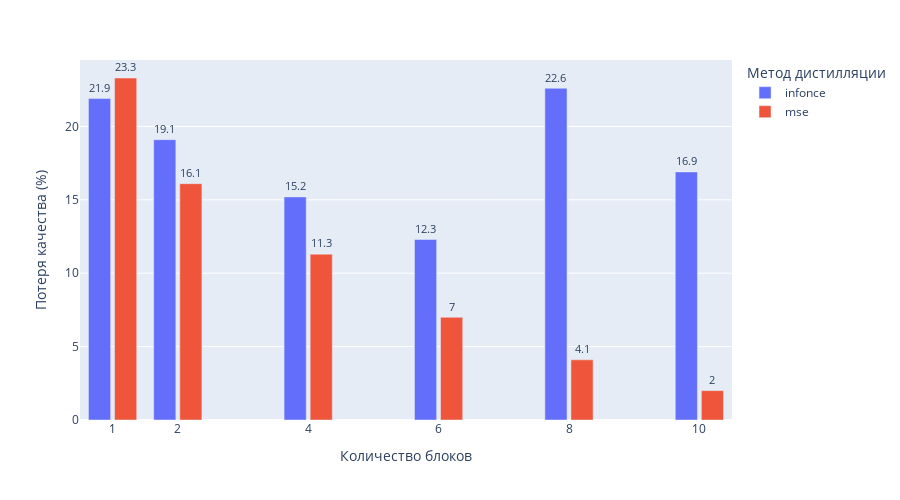

Notebook cell for this chart:
### Code cell
task = 'PI'

fig = px.bar(data,
             x="Количество блоков",
             y=task,
             color='Метод дистилляции',
             barmode="group",
             text=task,
             height=500,
             width=900,
             labels={task: "Потеря качества (%)"}
             )
fig.update_traces(
    textposition="outside"
)
fig.update_layout(bargroupgap=0.15,
                  xaxis=dict(tickvals=data["Количество блоков"]),
                  uniformtext_minsize=8,
                  uniformtext_mode='show'
                  )
fig.show()
fig.write_image('metrics/pi_result.png')

### Figure 1 — Plotly figure (JSON) as saved in the notebook; plotly's stock layout.template omitted (floating-point values rounded to 4 significant figures)
{"data": [{"alignmentgroup": "True", "hovertemplate": "Метод дистилляции=infonce<br>Количество блоков=%{x}<br>Потеря качества (%)=%{text}<extra></extra>", "legendgroup": "infonce", "marker": {"color": "#636efa", "pattern": {"shape": ""}}, "name": "infonce", "offsetgroup": "infonce", "orientation": "v", "showlegend": true, "text": [21.9, 19.1, 15.2, 12.3, 22.6, 16.9], "textposition": "outside", "type": "bar", "x": [1, 2, 4, 6, 8, 10], "xaxis": "x", "y": [21.9, 19.1, 15.2, 12.3, 22.6, 16.9], "yaxis": "y"}, {"alignmentgroup": "True", "hovertemplate": "Метод дистилляции=mse<br>Количество блоков=%{x}<br>Потеря качества (%)=%{text}<extra></extra>", "legendgroup": "mse", "marker": {"color": "#EF553B", "pattern": {"shape": ""}}, "name": "mse", "offsetgroup": "mse", "orientation": "v", "showlegend": true, "text": [23.3, 16.1, 11.3, 7, 4.1, 2], "textposition": "outside", "type": "bar", "x": [1, 2, 4, 6, 8, 10], "xaxis": "x", "y": [23.3, 16.1, 11.3, 7, 4.1, 2], "yaxis": "y"}], "layout": {"bargroupgap": 0.15, "barmode": "group", "height": 500, "legend": {"title": {"text": "Метод дистилляции"}, "tracegroupgap": 0}, "margin": {"t": 60}, "uniformtext": {"minsize": 8, "mode": "show"}, "width": 900, "xaxis": {"anchor": "y", "domain": [0, 1], "tickvals": [1, 1, 2, 2, 4, 4, 6, 6, 8, 8, 10, 10], "title": {"text": "Количество блоков"}}, "yaxis": {"anchor": "x", "domain": [0, 1], "title": {"text": "Потеря качества (%)"}}}}
